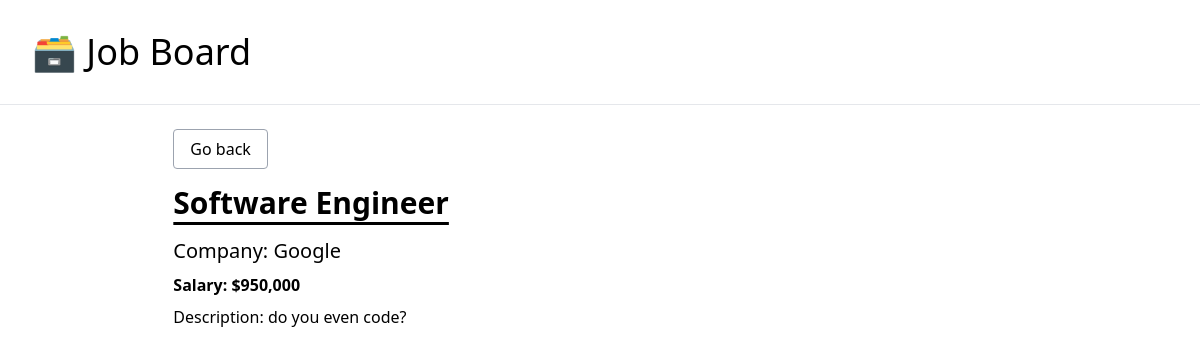
Screenshot of /job/2/ with the database file from the repository.
### job_board/models.py (models this page shows, shortened)
class JobPosting(models.Model):
    title = models.CharField(max_length=100)
    description = models.TextField()
    company = models.CharField(max_length=100)
    salary = models.IntegerField()
    is_active = models.BooleanField(default=False)

### job_board/views.py (the view)
# urls.py: path('job/<int:pk>/', job_details, name='job-detail'),
def job_details(request, pk):
    job_posting = get_object_or_404(JobPosting, pk=pk, is_active=True)
    context = {
        'posting': job_posting
    }
    return render(request, 'job_board/detail.html', context)

### job_board/templates/job_board/detail.html
{% extends 'job_board/_base.html' %} {% load humanize %} {% block content %}
<div class="w-10/12 mx-auto">
  <p class="pb-6">
    <a
      href="{% url 'home' %}"
      class="border border-gray-400 rounded px-4 py-2 hover:bg-gray-200"
      >Go back</a
    >
  </p>
  <h1 class="text-3xl font-semibold pb-4 underline underline-offset-8">
    {{posting.title|title}}
  </h1>
  <p class="pb-2 text-xl">Company: {{posting.company}}</p>
  <p class="pb-2 font-semibold">Salary: ${{posting.salary|intcomma}}</p>
  <p>Description: {{posting.description}}</p>
</div>
{% endblock content %}

### rows the page displays
JobPosting: title "Software Engineer", company "Google", salary "950,000", description "do you even code?"
